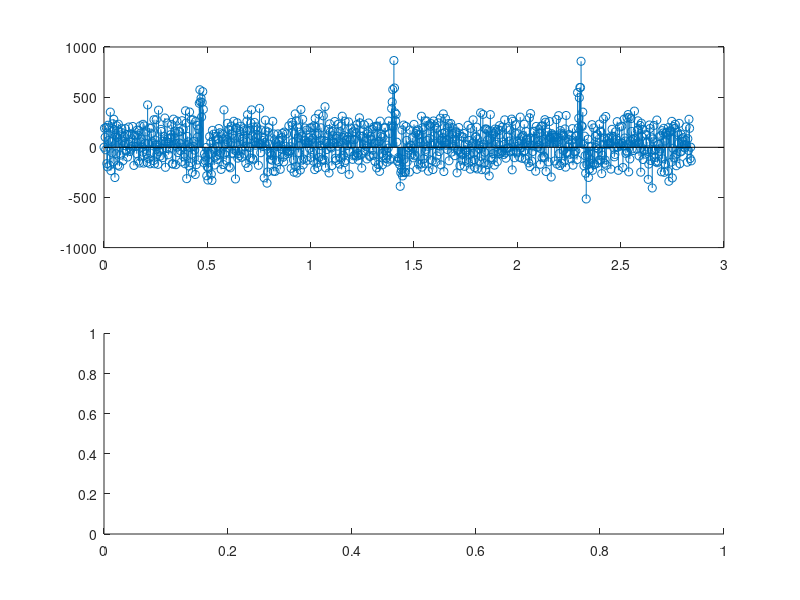

Write the MATLAB code that produced this figure. (Note: this script raises an error after producing the figure.)
y = load('necg.txt');
fm = 360;
t= 0:1/fm:(length(y)/fm) - 1/fm;

df = fm/length(t);

k = -fm/2:df:fm/2;
W = abs(fft(y,length(y)));

mitad = ceil(length(W)/2 + 1);

subplot(2,1,1);
stem(t, y);
subplot(2,1,2);
stem(k,[W(mitad:end) W(1:mitad-1)]);
